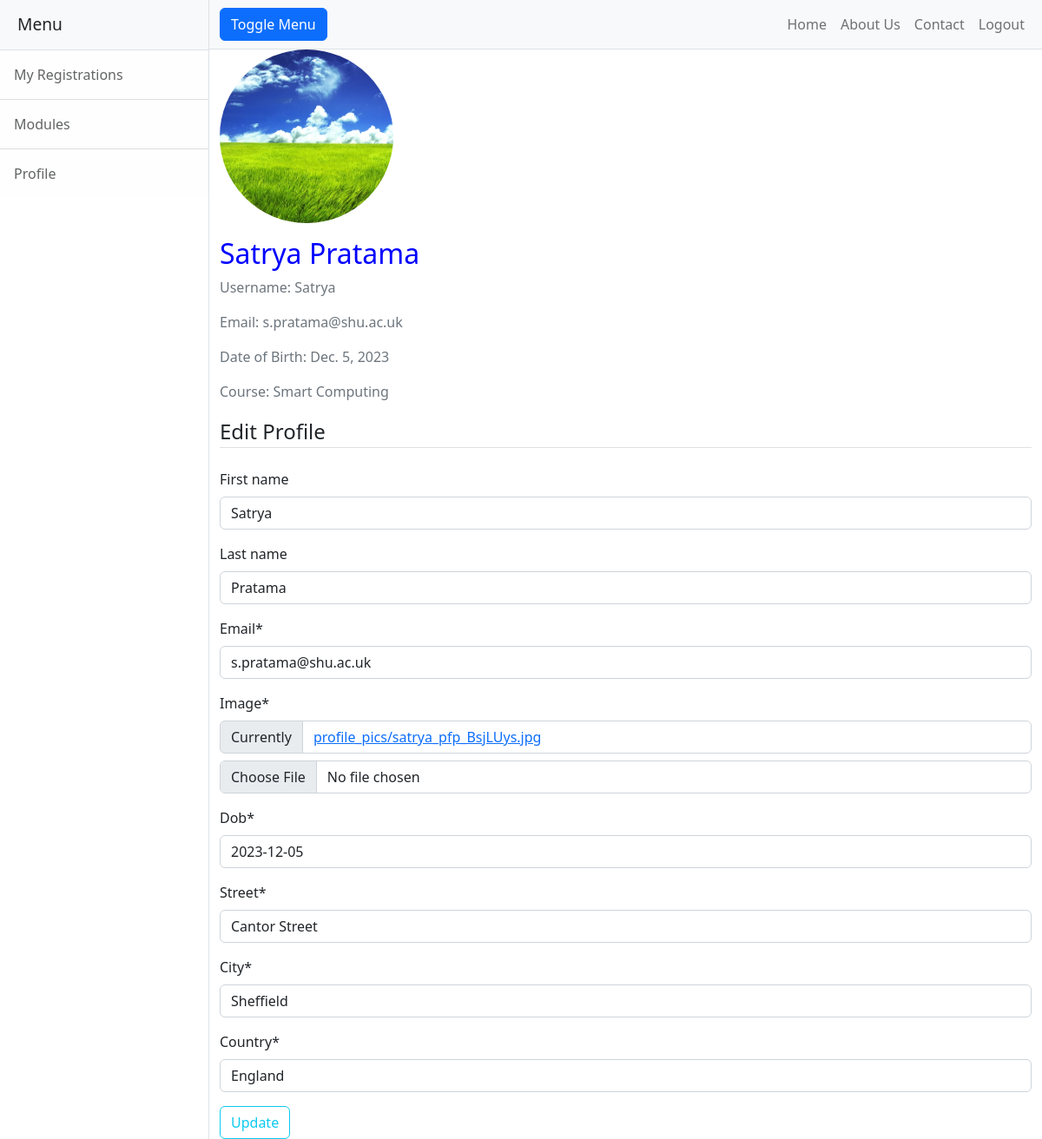
The page /profile/ (signed in) on the database its author committed.
### users/models.py (models this page shows)
class Profile(models.Model):
    user = models.OneToOneField(User, null = True, on_delete = models.CASCADE)
    image = models.ImageField(default = 'default.jpg', upload_to = 'profile_pics')
    dob = models.DateField(default = timezone.now)
    street = models.CharField(max_length=100, null = True);
    city = models.CharField(max_length=100, null = True);
    country = models.CharField(max_length=100, null = True);
    def __str__(self):
        return f'{self.user.first_name} {self.user.last_name}'

### users/views.py (the view)
# urls.py: path('profile/', user_views.profile, name = 'profile'),
@login_required
def profile(request):
    if request.method == 'POST':
        u_form = UserUpdateForm(request.POST, instance = request.user)
        p_form = ProfileUpdateForm(request.POST, request.FILES, instance = request.user.profile)
        if u_form.is_valid and p_form.is_valid:
            u_form.save()
            p_form.save()
            messages.success(request, 'Your account has been successfully updated')
        return redirect('profile')
    else:
        u_form = UserUpdateForm(instance = request.user)
        p_form = ProfileUpdateForm(instance = request.user.profile)
    context = {'u_form': u_form, 'p_form': p_form, 'title': 'Student Profile'}
    return render(request, 'users/profile.html', context)

### users/forms.py
class UserUpdateForm(forms.ModelForm):
    email = forms.EmailField()
    class Meta:
        model = User
        fields = ['first_name', 'last_name', 'email']

class ProfileUpdateForm(forms.ModelForm):
    class Meta:
        model = Profile
        fields = ['image', 'dob', 'street', 'city', 'country']

### users/templates/users/profile.html (shortened to what this page needs)
{% extends "mrsregister/base.html" %}
{% load crispy_forms_tags %}
{% block content %}
<div class="content-section">
    <div class="media">
        <p><img class="rounded-circle account-img" src="{{user.profile.image.url}}" height="200" width="200"></p>
    <div class="media-body">
        <h2 class="account-heading">{{user.profile}}</h2>
        <p class="text-secondary">Username: {{user.username}}</p>
        <p class="text-secondary">Email: {{user.email}}</p>
        <p class="text-secondary">Date of Birth: {{user.profile.dob}}</p>
        <p class="text-secondary">Course: {{user.groups.first}}</p>
        </div>
    </div>
    <form method='POST' enctype="multipart/form-data">
        <fieldset class="form-group">
            <legend class="border-bottom mb-4">Edit Profile</legend>
            {{ u_form | crispy }}
            {{ p_form | crispy }}
        </fieldset>
        <div class="form-group">
            <input class="btn btn-outline-info" type="submit" value="Update" />
        </div>
    </form>
</div>
{% endblock content %}

### users/templates/users/profile.html (style rules this page uses)
h2 { color: blue; }

### rows shown on the page
Profile: dob "2023-12-05", street "Cantor Street", city "Sheffield", country "England"

### other values the page prints
{{ user.profile }} "Satrya Pratama"
{{ user.username }} "Satrya"
{{ user.email }} "s.pratama@shu.ac.uk"
{{ user.profile.dob }} "Dec. 5, 2023"
{{ user.groups.first }} "Smart Computing"
